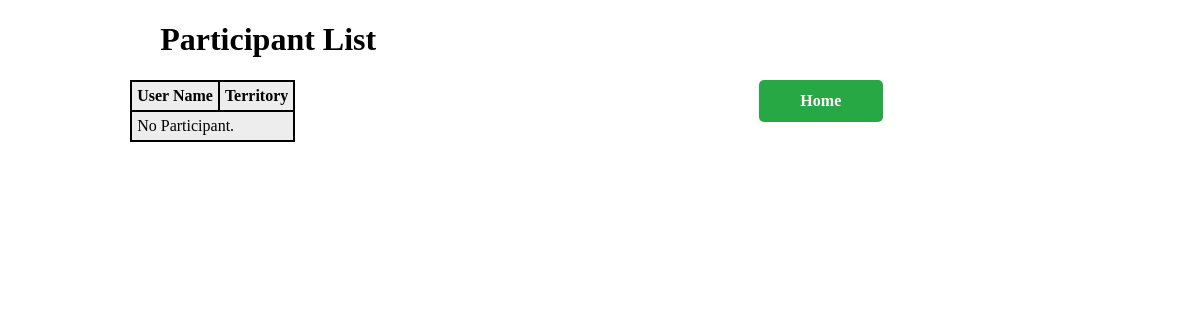
The app's page /participated/, older data.
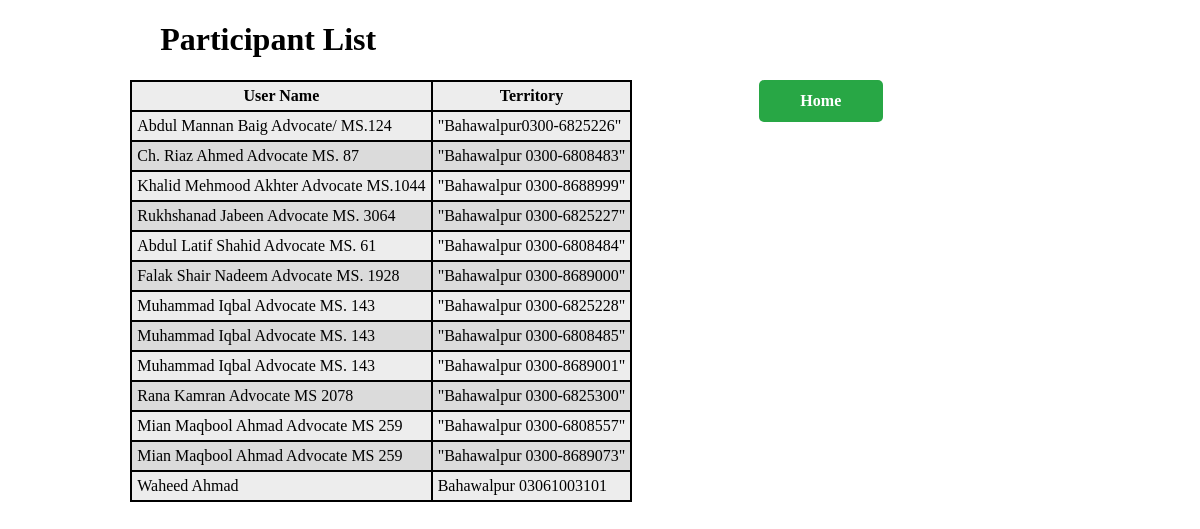
The same page, newer data.
### spinapp/models.py (models this page shows, shortened)
class AssignedHouse(models.Model):
    user = models.ForeignKey(User, on_delete=models.CASCADE)
    house_number = models.CharField(max_length=100, unique=True)

class User(models.Model):
    name = models.CharField(max_length=150)
    territory  = models.CharField(max_length=200)

### spinapp/views.py (the view)
# urls.py: path('participated/', views.participated, name='participated'),
def participated(request):
    participaant = AssignedHouse.objects.select_related("user").all()
    return render(request, "participant.html", {"participaant": participaant})

### template/participant.html (shortened to what this page needs)
<!DOCTYPE html>
<html lang="en">
<head>
</head>
<body>
    <div class="heads">
        <div class="userform">
            <h1><label for="email" class="form-label">Participant List</label></h1>
            <table>
                <a href="{% url 'index' %}" class="btn btn-primary"> Home </a>
              <thead>
                <th>User Name</th>
                <th>Territory</th>
              </thead>
              <tbody>
                  {% for participaant in participaant %}
                <tr>
                  <td>{{ participaant.user.name }}</td>
                  <td>{{ participaant.user.territory }}</td>
                </tr>
                {% empty %}
                <tr>
                  <td colspan="3">No Participant.</td>
                </tr>
                {% endfor %}
              </tbody>
            </table>
        </div>
      </div>
</body>
</html>

### template/participant.html (style rules this page uses)
.form-label { margin-left: 55px; padding-top: 1.2vmax; }
.heads { min-height: 90vh; max-width: 81vw; background-color:rgb(255, 255, 255); }
.userform { width: 80%; min-height: 60vh; margin: 0 auto; }
table { margin-left: 25px; }
table, th, td { border: 2px solid black; border-collapse: collapse; }
th, td { padding: 5px; }
tr:nth-child(even) { background-color: #dbdbdb; }
tr:nth-child(odd) { background-color:rgba(223, 223, 223, 0.56); }
a { display: flex; flex-direction: column; align-items: center; float: right; gap: 10px; margin-bottom: 10px; }
a { width: 100px; text-align: center; padding: 12px; font-size: 16px; font-weight: bold; border-radius: 5px; cursor: pointer; }
a { background-color: #28a745; color: white; text-decoration: none; }

Row changes from the older to the newer data that the page shows:
added AssignedHouse: user.name "Abdul Mannan Baig Advocate/ MS.124", user.territory "\"Bahawalpur0300-6825226\""
added AssignedHouse: user.name "Ch. Riaz Ahmed Advocate MS. 87", user.territory "\"Bahawalpur 0300-6808483\""
added AssignedHouse: user.name "Khalid Mehmood Akhter Advocate MS.1044", user.territory "\"Bahawalpur 0300-8688999\""
added AssignedHouse: user.name "Rukhshanad Jabeen Advocate MS. 3064", user.territory "\"Bahawalpur 0300-6825227\""
added AssignedHouse: user.name "Abdul Latif Shahid Advocate MS. 61", user.territory "\"Bahawalpur 0300-6808484\""
added AssignedHouse: user.name "Falak Shair Nadeem Advocate MS. 1928", user.territory "\"Bahawalpur 0300-8689000\""
added AssignedHouse: user.name "Muhammad Iqbal Advocate MS. 143", user.territory "\"Bahawalpur 0300-6825228\""
added AssignedHouse: user.name "Muhammad Iqbal Advocate MS. 143", user.territory "\"Bahawalpur 0300-6808485\""
added AssignedHouse: user.name "Muhammad Iqbal Advocate MS. 143", user.territory "\"Bahawalpur 0300-8689001\""
added AssignedHouse: user.name "Rana Kamran Advocate MS 2078", user.territory "\"Bahawalpur 0300-6825300\""
added AssignedHouse: user.name "Mian Maqbool Ahmad Advocate MS 259", user.territory "\"Bahawalpur 0300-6808557\""
added AssignedHouse: user.name "Mian Maqbool Ahmad Advocate MS 259", user.territory "\"Bahawalpur 0300-8689073\""
added AssignedHouse: user.name "Waheed Ahmad", user.territory "Bahawalpur 03061003101"
Text that changed along with them:
text no longer shown: "No Participant."
